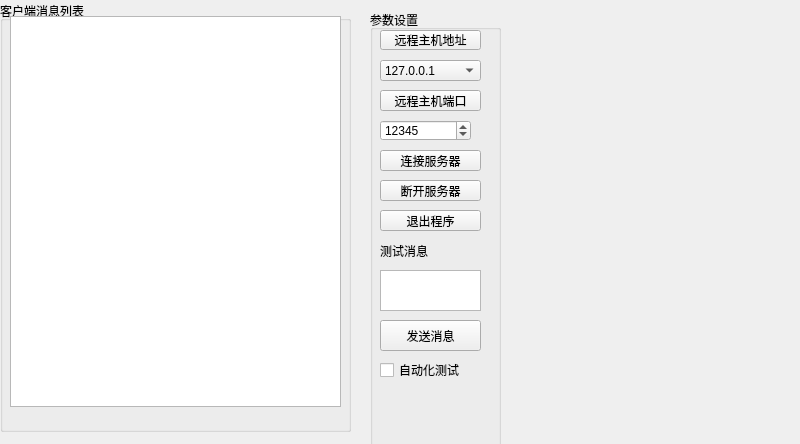
<?xml version="1.0" encoding="UTF-8"?>
<ui version="4.0">
 <class>FormPop3Client</class>
 <widget class="QWidget" name="FormPop3Client">
  <property name="geometry">
   <rect>
    <x>0</x>
    <y>0</y>
    <width>800</width>
    <height>444</height>
   </rect>
  </property>
  <property name="windowTitle">
   <string>Form</string>
  </property>
  <widget class="QGroupBox" name="groupBox">
   <property name="geometry">
    <rect>
     <x>0</x>
     <y>1</y>
     <width>351</width>
     <height>431</height>
    </rect>
   </property>
   <property name="title">
    <string>客户端消息列表</string>
   </property>
   <widget class="QPlainTextEdit" name="plainTextEdit_POP3ClientMsg">
    <property name="geometry">
     <rect>
      <x>10</x>
      <y>15</y>
      <width>331</width>
      <height>391</height>
     </rect>
    </property>
   </widget>
  </widget>
  <widget class="QGroupBox" name="groupBox_3">
   <property name="geometry">
    <rect>
     <x>370</x>
     <y>10</y>
     <width>131</width>
     <height>481</height>
    </rect>
   </property>
   <property name="title">
    <string>参数设置</string>
   </property>
   <widget class="QPushButton" name="pushButton_POP3ClientDisconnect">
    <property name="geometry">
     <rect>
      <x>10</x>
      <y>170</y>
      <width>101</width>
      <height>21</height>
     </rect>
    </property>
    <property name="text">
     <string>断开服务器</string>
    </property>
    <property name="icon">
     <iconset resource="images.qrc">
      <normaloff>:/new/prefix1/images/disconnect.ico</normaloff>:/new/prefix1/images/disconnect.ico</iconset>
    </property>
   </widget>
   <widget class="QPushButton" name="pushButton_POP3ClientConnect">
    <property name="geometry">
     <rect>
      <x>10</x>
      <y>140</y>
      <width>101</width>
      <height>21</height>
     </rect>
    </property>
    <property name="text">
     <string>连接服务器</string>
    </property>
    <property name="icon">
     <iconset resource="images.qrc">
      <normaloff>:/new/prefix1/images/connect.ico</normaloff>:/new/prefix1/images/connect.ico</iconset>
    </property>
   </widget>
   <widget class="QSpinBox" name="spinBox_POP3ClientPort">
    <property name="geometry">
     <rect>
      <x>10</x>
      <y>110</y>
      <width>91</width>
      <height>21</height>
     </rect>
    </property>
    <property name="maximum">
     <number>65535</number>
    </property>
    <property name="value">
     <number>12345</number>
    </property>
   </widget>
   <widget class="QPushButton" name="pushButton_2">
    <property name="geometry">
     <rect>
      <x>10</x>
      <y>80</y>
      <width>101</width>
      <height>21</height>
     </rect>
    </property>
    <property name="text">
     <string>远程主机端口</string>
    </property>
   </widget>
   <widget class="QComboBox" name="comboBox_POP3ClientIP">
    <property name="geometry">
     <rect>
      <x>10</x>
      <y>50</y>
      <width>101</width>
      <height>21</height>
     </rect>
    </property>
    <item>
     <property name="text">
      <string>127.0.0.1</string>
     </property>
    </item>
   </widget>
   <widget class="QPushButton" name="pushButton">
    <property name="geometry">
     <rect>
      <x>10</x>
      <y>20</y>
      <width>101</width>
      <height>20</height>
     </rect>
    </property>
    <property name="text">
     <string>远程主机地址</string>
    </property>
   </widget>
   <widget class="QPushButton" name="pushButton_POP3ClientSendMsg">
    <property name="geometry">
     <rect>
      <x>10</x>
      <y>310</y>
      <width>101</width>
      <height>31</height>
     </rect>
    </property>
    <property name="text">
     <string>发送消息</string>
    </property>
    <property name="icon">
     <iconset resource="images.qrc">
      <normaloff>:/new/prefix1/images/sendmsg2.ico</normaloff>:/new/prefix1/images/sendmsg2.ico</iconset>
    </property>
   </widget>
   <widget class="QPlainTextEdit" name="plainTextEdit_POP3ClientSendData">
    <property name="geometry">
     <rect>
      <x>10</x>
      <y>260</y>
      <width>101</width>
      <height>41</height>
     </rect>
    </property>
   </widget>
   <widget class="QLabel" name="label_2">
    <property name="geometry">
     <rect>
      <x>10</x>
      <y>230</y>
      <width>101</width>
      <height>21</height>
     </rect>
    </property>
    <property name="text">
     <string>测试消息</string>
    </property>
   </widget>
   <widget class="QPushButton" name="pushButton_POP3ClientClose">
    <property name="geometry">
     <rect>
      <x>10</x>
      <y>200</y>
      <width>101</width>
      <height>21</height>
     </rect>
    </property>
    <property name="text">
     <string>退出程序</string>
    </property>
    <property name="icon">
     <iconset resource="images.qrc">
      <normaloff>:/new/prefix1/images/exit.ico</normaloff>:/new/prefix1/images/exit.ico</iconset>
    </property>
   </widget>
   <widget class="QCheckBox" name="checkBox_POP3ClientAutoTesting">
    <property name="geometry">
     <rect>
      <x>10</x>
      <y>350</y>
      <width>101</width>
      <height>20</height>
     </rect>
    </property>
    <property name="text">
     <string>自动化测试</string>
    </property>
   </widget>
  </widget>
 </widget>
 <resources>
  <include location="images.qrc"/>
 </resources>
 <connections/>
</ui>
